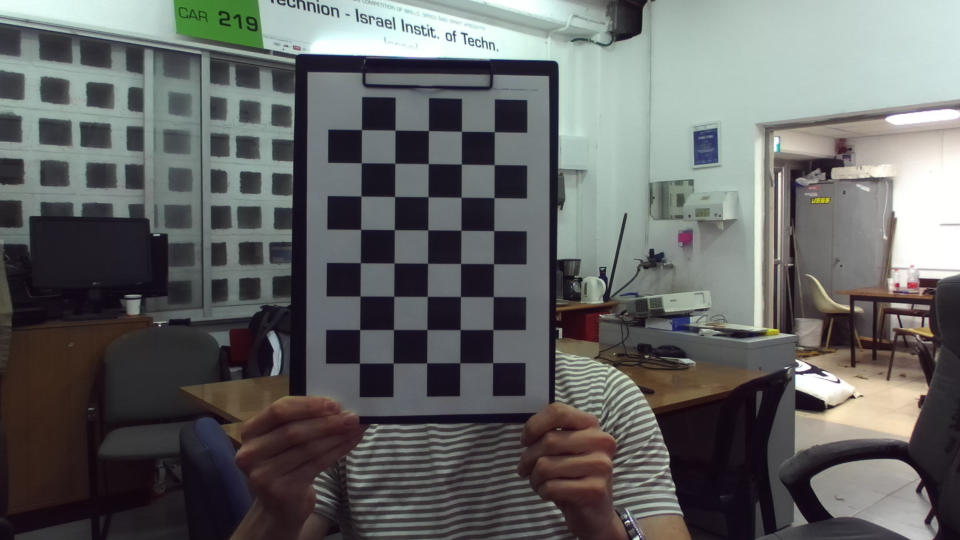
#> input picture 50images/0.png, 1920 x 1080 px (shown at 1/2 size); its folder holds 4 pictures in this run
$ python MainScript.py   (Python 2 division)
#> lines starting #> are read from the running program, lines starting #| are printed output that depends on the picture; after the words box and inside, x2 and y2 are one past the last pixel; in counts of white or black regions, pixels touching at a corner belong together
import numpy as np
import cv2
import glob

# termination criteria - of the form: (type, max_iter, epsilon)
criteria = (cv2.TERM_CRITERIA_EPS + cv2.TERM_CRITERIA_MAX_ITER, 30, 0.001)

# prepare object points, like (0,0,0), (3,0,0), (6,0,0) ....,(21,0,12) - cordinate of the chessboard
#need to specify the correct chessboard grid size - here it is 8x5 and square size is 30mm.
objp = np.zeros((5*8,3), np.float32)
objp[:,0:3:2] = (np.mgrid[0:8,0:5].T.reshape(-1,2))*3

# Arrays to store object points and image points from all the images.
objpoints = [] # 3d point in real world space
imgpoints = [] # 2d points in image plane.

# Return a possibly-empty list of path names that match pathname(*.jpg)
# Get the images from the folder
images = glob.glob('50images\*.png')
# For the
for fname in images:
    img = cv2.imread(fname)
#> img is the input picture: shape (1080, 1920, 3); mean B, G, R 100.4, 101.2, 99.9
    gray = cv2.cvtColor(img,cv2.COLOR_BGR2GRAY)
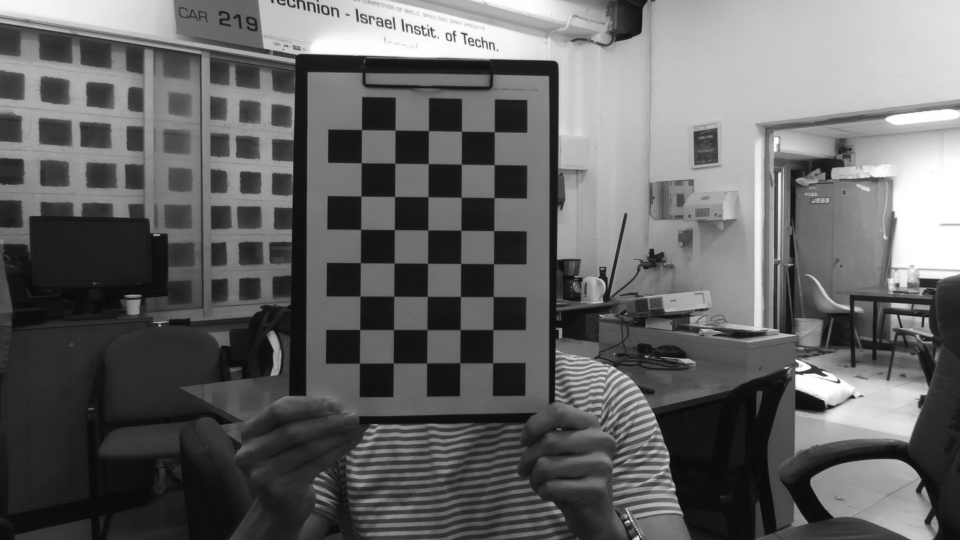
#> gray: shape (1080, 1920) (shown at 1/2 size); min 5, max 255, mean 100.7

    # Find the chess board corners for each image. return the corners points in image
    # and retval will be true if the pattern is obtained
    # Need to specify the correct chessboard pattern size of inner corners - here it is 8x5
    # Note: The function requires white space (like a square-thick border, the wider the better) around
    # the board to make the detection more robust in various environments.
    ret, corners = cv2.findChessboardCorners(gray, (8,5),None)
#> ret = True; corners = 40 rows, first 8: [989.6, 264], [989.4, 330.2], [988.6, 395.4], [988.1, 461.7], [987.8, 527.6], [987.1, 593.6], [986.3, 659.6], [985.5, 725.5]

    # If found, add object points, image points (after refining them)
    if ret == True:
        objpoints.append(objp)

        # increase the accuracy of the corners
        corners2 = cv2.cornerSubPix(gray,corners,(11,11),(-1,-1),criteria)
#> corners2 = 40 rows, first 8: [989.1, 264], [988.8, 329.8], [988.5, 395.7], [988.1, 461.6], [987.5, 527.9], [987.1, 593.7], [986.3, 659.6], [985.8, 725.8]
        imgpoints.append(corners2)

        # Draw and display the corners
        img = cv2.drawChessboardCorners(img, (8,5), corners2,ret)
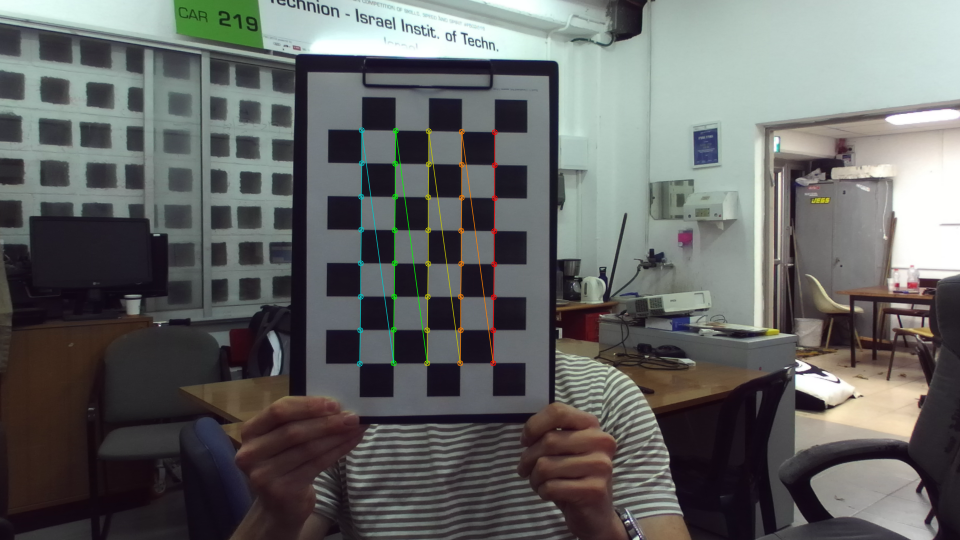
#> img: shape (1080, 1920, 3) (shown at 1/2 size); 0.76% of pixels changed, all inside (x1, y1, x2, y2) = (713, 254, 996, 734)
        cv2.imshow('img',img)
        cv2.waitKey(5)
#> pass 2 of the loop `for fname in images:`:
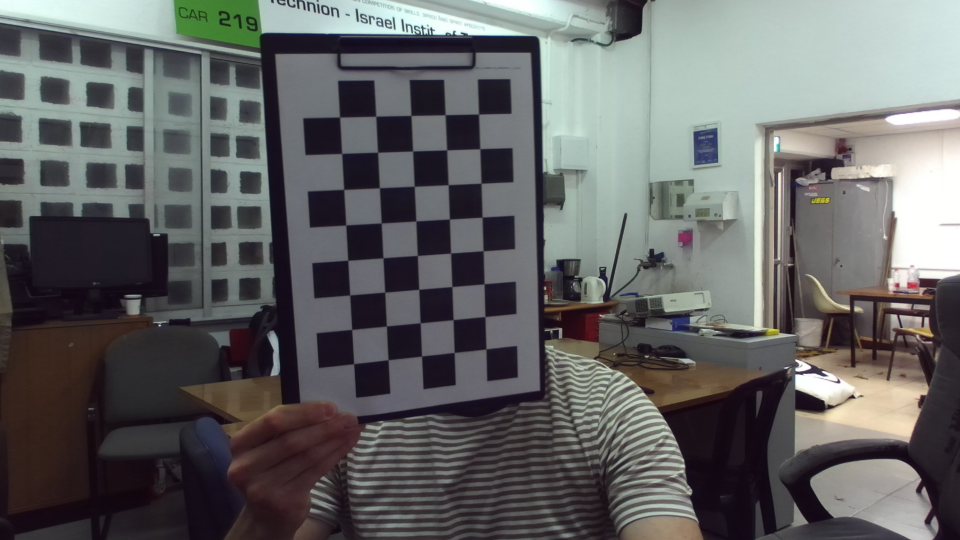
#> input picture 50images/1.png, 1920 x 1080 px (shown at 1/2 size)
#> img is the input picture: shape (1080, 1920, 3); mean B, G, R 100, 100, 99.5
#> `gray = cv2.cvtColor(img,cv2.COLOR_BGR2GRAY)`:
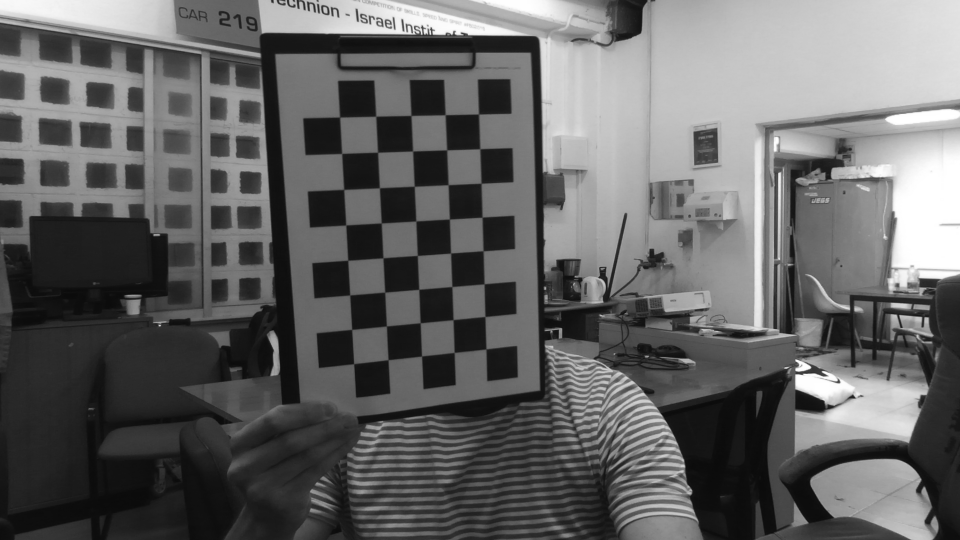
#> gray: shape (1080, 1920) (shown at 1/2 size); min 7, max 255, mean 99.9
#> corners = 40 rows, first 8: [957.5, 229], [960.5, 298.6], [963, 366.8], [964.6, 435], [966.4, 502.3], [968.7, 568.3], [971, 632.7], [972.1, 697.8]
#> corners2 = 40 rows, first 8: [957.6, 228.6], [960.1, 298.2], [962.6, 366.9], [964.6, 434.8], [966.7, 502.1], [968.7, 568.2], [970.4, 633.5], [972.4, 698.4]
#> `img = cv2.drawChessboardCorners(img, (8,5), corners2,ret)`:
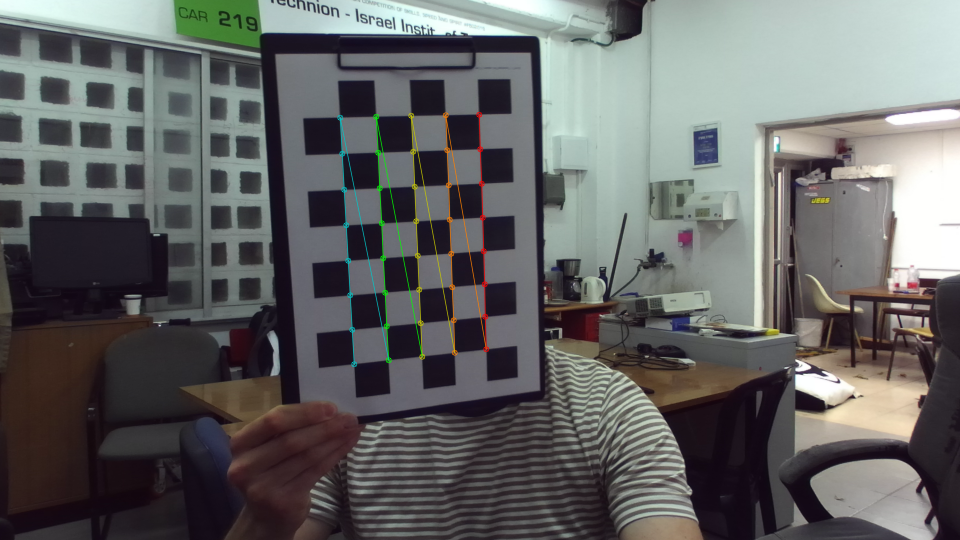
#> img: shape (1080, 1920, 3) (shown at 1/2 size); 0.78% of pixels changed, all inside (x1, y1, x2, y2) = (674, 223, 979, 735)
#> pass 3 of the loop `for fname in images:`:
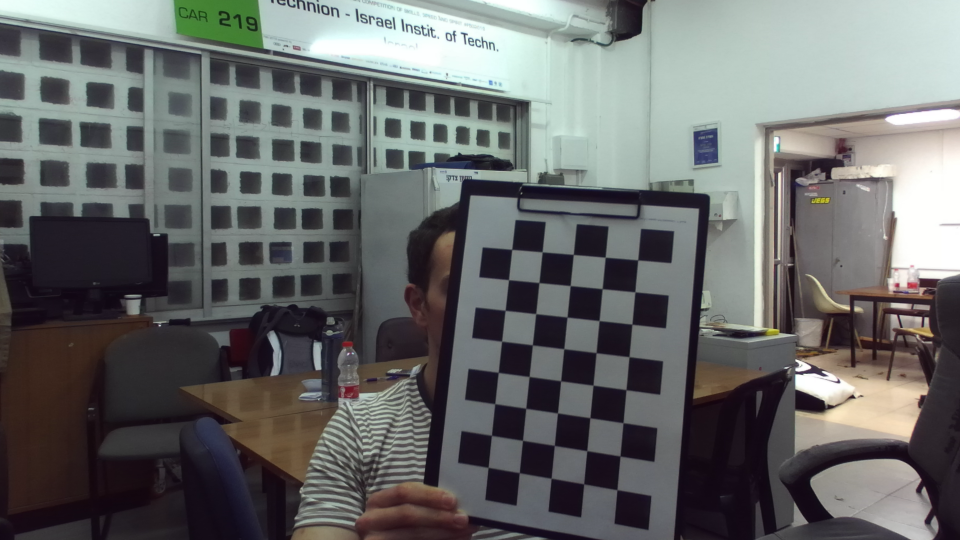
#> input picture 50images/10.png, 1920 x 1080 px (shown at 1/2 size)
#> img is the input picture: shape (1080, 1920, 3); mean B, G, R 104.6, 105.2, 103.6
#> `gray = cv2.cvtColor(img,cv2.COLOR_BGR2GRAY)`:
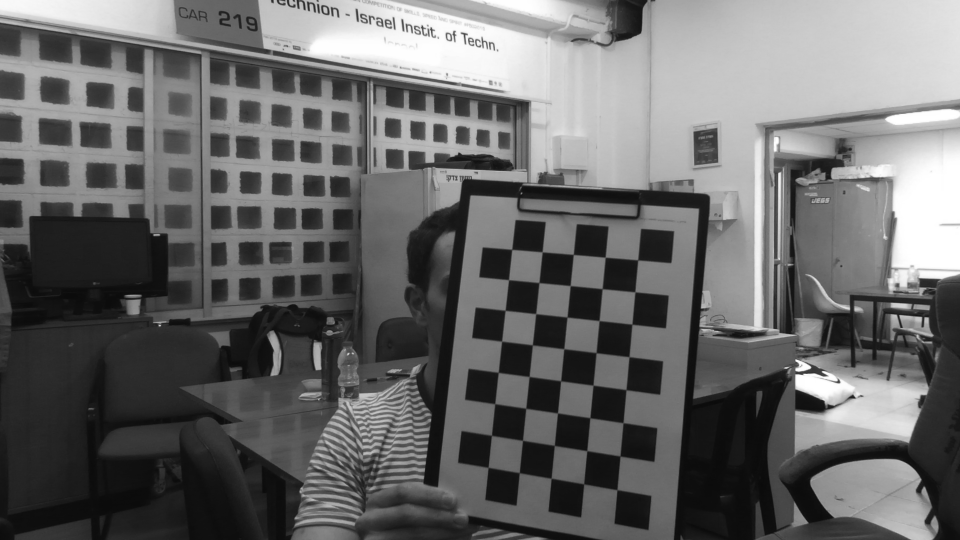
#> gray: shape (1080, 1920) (shown at 1/2 size); min 7, max 255, mean 104.6
#> corners = 40 rows, first 8: [1275.6, 520.3], [1270.4, 583.8], [1264.7, 648.5], [1258, 713.2], [1252.9, 778.9], [1246.3, 845.9], [1240.7, 912.4], [1234.3, 980.1]
#> corners2 = 40 rows, first 8: [1275.9, 520.3], [1270.3, 584.2], [1264.3, 648.8], [1258.5, 713.8], [1252.5, 779.9], [1246.6, 845.9], [1240.5, 912.5], [1234.4, 979.8]
#> `img = cv2.drawChessboardCorners(img, (8,5), corners2,ret)`:
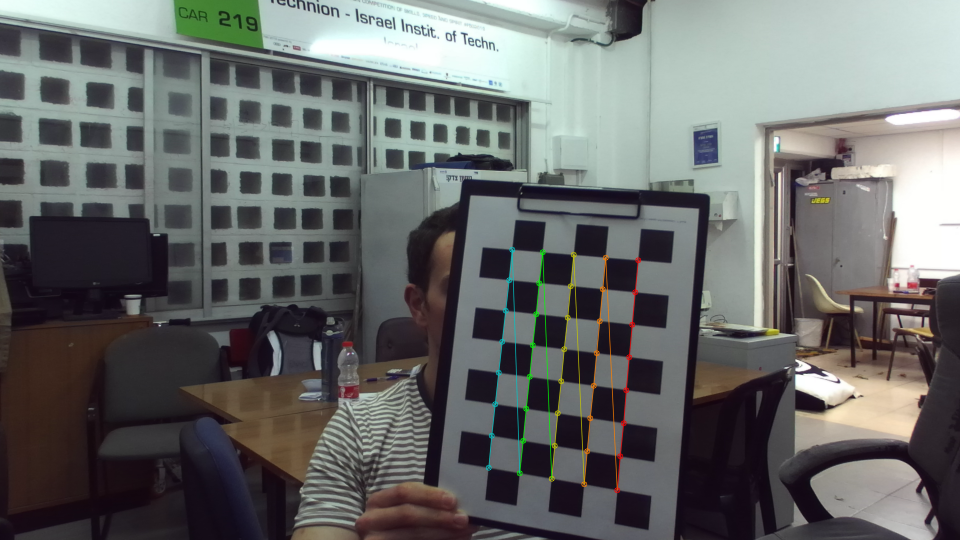
#> img: shape (1080, 1920, 3) (shown at 1/2 size); 0.75% of pixels changed, all inside (x1, y1, x2, y2) = (971, 493, 1283, 987)
#> the loop made 4 passes; the first 3 are shown

cv2.destroyAllWindows()
# Returns the camera matrix, distortion coefficients, rotation and translation vectors.
#> (the run stopped early here; a loop or call above may not have finished)
